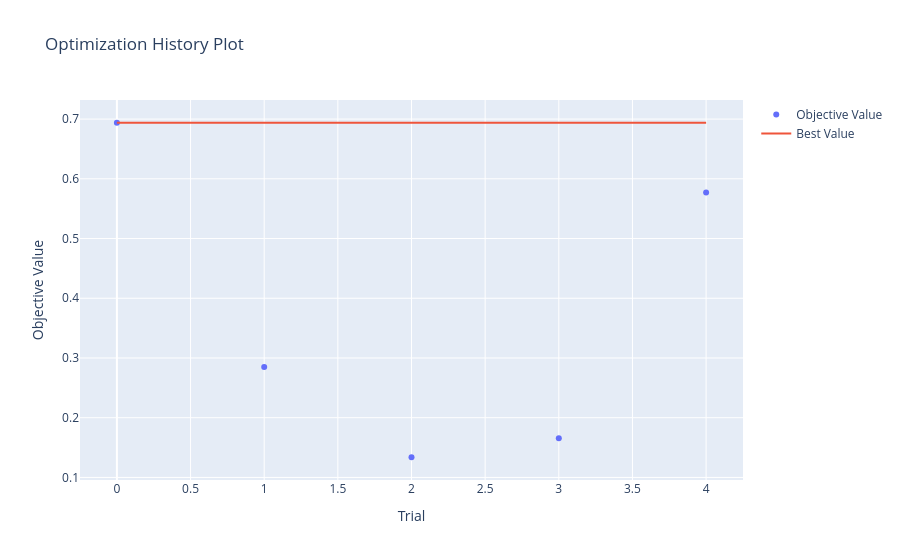
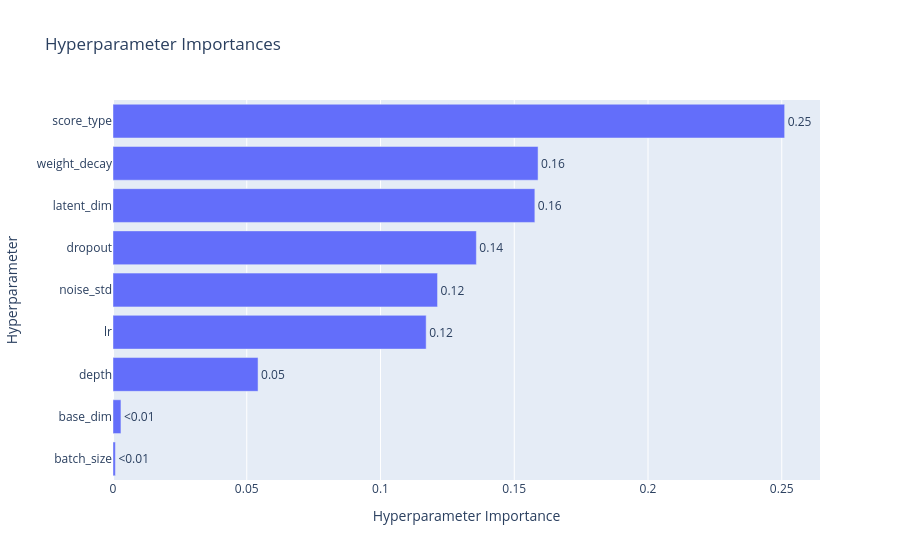

The notebook cell these images were saved under, in order:
### Code cell
# ================================
# Optimization History
# ================================
# Shows how the objective value (PR-AUC) evolves over trials.
# Useful for checking:
# - whether the search is converging
# - whether more trials are needed
# - stability of the optimization process
vis.plot_optimization_history(study).show()


# ================================
# Hyperparameter Importance
# ================================
# Ranks hyperparameters based on their impact on the objective.
# Useful for:
# - identifying which parameters matter most (e.g., lr, latent_dim)
# - pruning irrelevant parts of the search space
vis.plot_param_importances(study).show()

### Figure 1 — Plotly figure (JSON) as saved in the notebook; plotly's stock layout.template omitted (floating-point values rounded to 4 significant figures)
{"data": [{"mode": "markers", "name": "Objective Value", "type": "scatter", "x": [0, 1, 2, 3, 4], "y": [0.6939, 0.2851, 0.1338, 0.1657, 0.577]}, {"mode": "lines", "name": "Best Value", "type": "scatter", "x": [0, 1, 2, 3, 4], "y": [0.6939, 0.6939, 0.6939, 0.6939, 0.6939]}, {"marker": {"color": "#cccccc"}, "mode": "markers", "name": "Infeasible Trial", "showlegend": false, "type": "scatter", "x": [], "y": []}], "layout": {"title": {"text": "Optimization History Plot"}, "xaxis": {"title": {"text": "Trial"}}, "yaxis": {"title": {"text": "Objective Value"}}}}

### Figure 2 — Plotly figure (JSON) as saved in the notebook; plotly's stock layout.template omitted (floating-point values rounded to 4 significant figures)
{"data": [{"cliponaxis": false, "hovertemplate": ["batch_size (CategoricalDistribution): 0.0008915552053972026<extra></extra>", "base_dim (CategoricalDistribution): 0.002971287814637799<extra></extra>", "depth (IntDistribution): 0.054223711224772424<extra></extra>", "lr (FloatDistribution): 0.11706682832646333<extra></extra>", "noise_std (FloatDistribution): 0.12132374715402341<extra></extra>", "dropout (FloatDistribution): 0.1358338952229204<extra></extra>", "latent_dim (CategoricalDistribution): 0.15770332164423465<extra></extra>", "weight_decay (FloatDistribution): 0.15890267606168773<extra></extra>", "score_type (CategoricalDistribution): 0.25108297734586305<extra></extra>"], "name": "Objective Value", "orientation": "h", "text": ["<0.01", "<0.01", "0.05", "0.12", "0.12", "0.14", "0.16", "0.16", "0.25"], "textposition": "outside", "type": "bar", "x": [0.0008916, 0.002971, 0.05422, 0.1171, 0.1213, 0.1358, 0.1577, 0.1589, 0.2511], "y": ["batch_size", "base_dim", "depth", "lr", "noise_std", "dropout", "latent_dim", "weight_decay", "score_type"]}], "layout": {"title": {"text": "Hyperparameter Importances"}, "xaxis": {"title": {"text": "Hyperparameter Importance"}}, "yaxis": {"title": {"text": "Hyperparameter"}}}}
